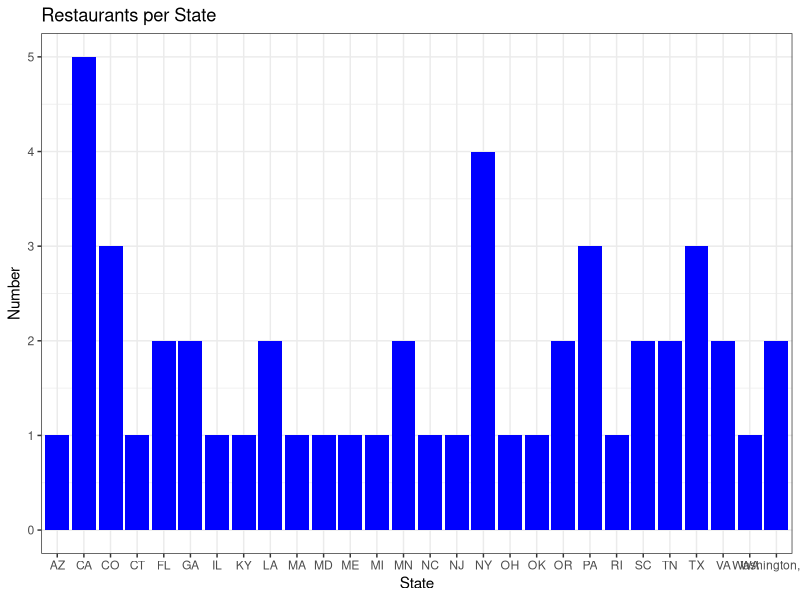
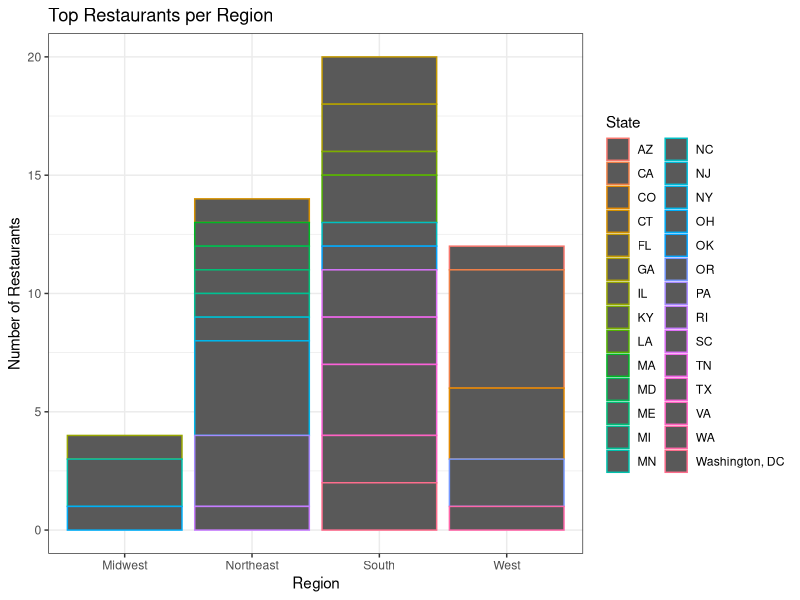
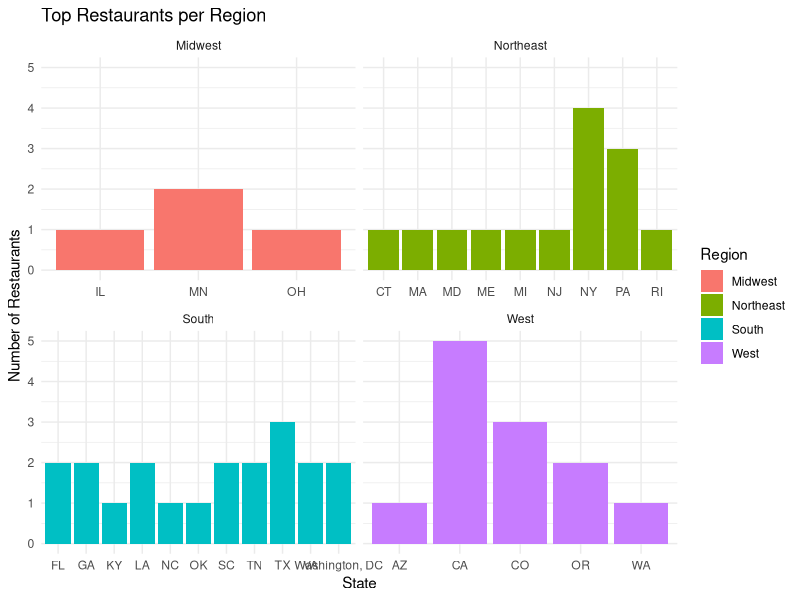
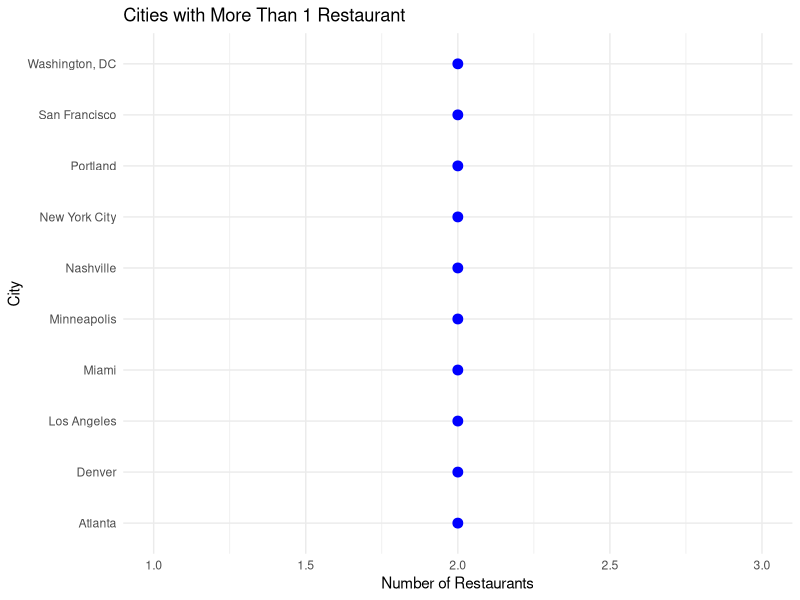
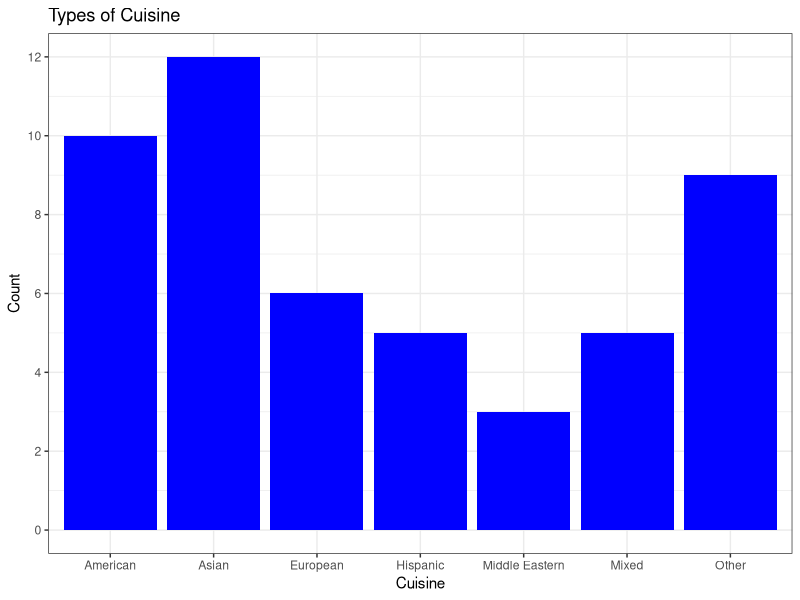
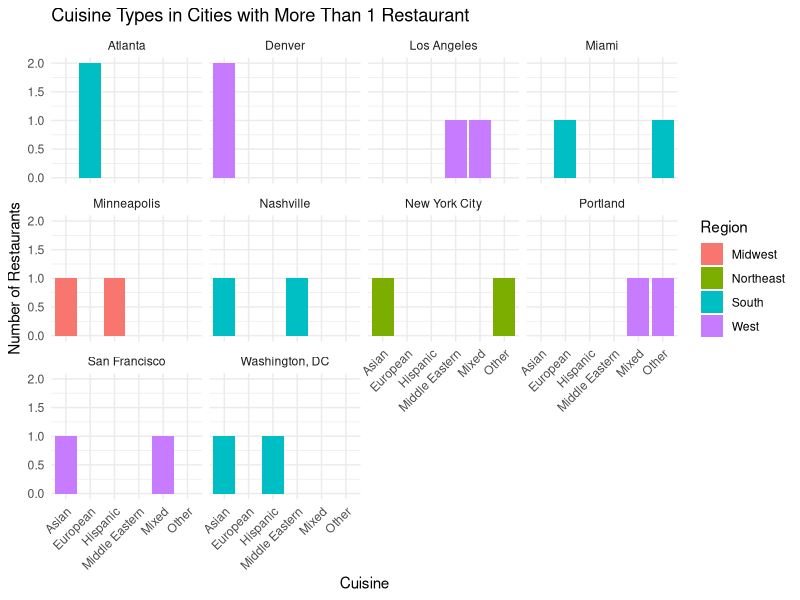
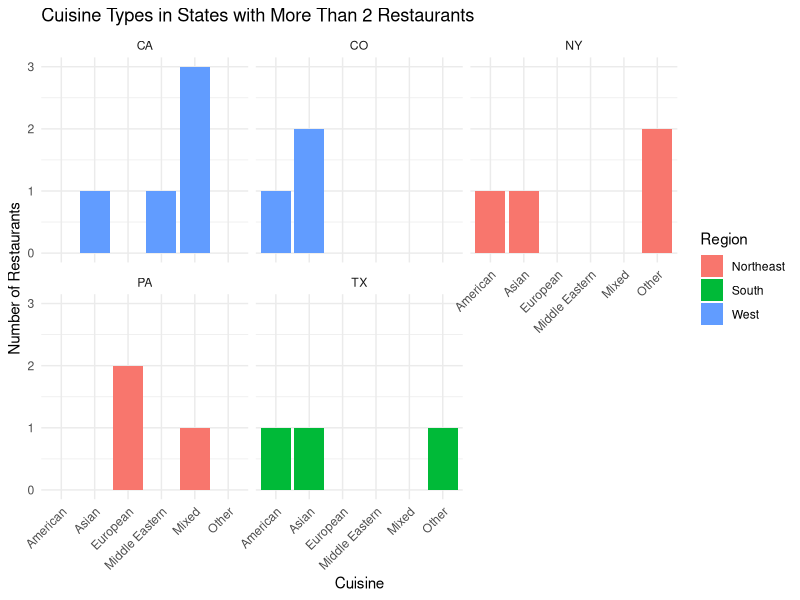
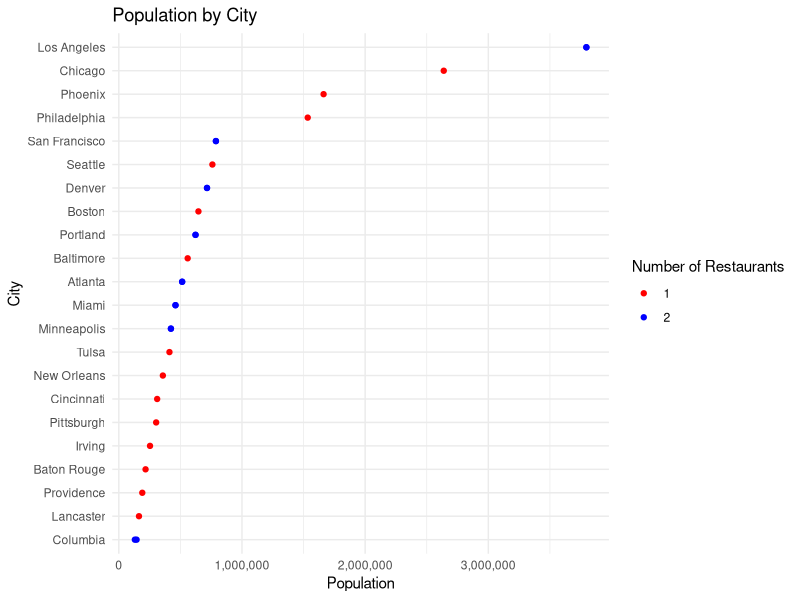

R code for these plots, in order:
## ---- chunk 1
library(tidyverse)
library(ggplot2)
library(dplyr)
## ---- chunk 2
library(readr)
restaurants <- read.csv(file = "./nytimes_best_restaurants_2024.csv",
                        header = TRUE,
                        stringsAsFactors = FALSE)
## ---- chunk 3
#| echo: false
glimpse(restaurants)
## ---- chunk 4
#| echo: false
#| label: restaurants-by-state
#| fig-cap: "Figure 1: Bar graph showing how many top rated restaurants are in each state."
ggplot(restaurants, aes(state)) +
  geom_bar(fill = "blue") +
  theme_bw() +
  labs(x = "State", y = "Number", title = "Restaurants per State")
## ---- chunk 5
restaurants |>
  summarize(nds = n_distinct(state))
## ---- chunk 6
#| echo: false

state_n <- restaurants %>% 
  count(state, name = "n_restaurants") %>%
  arrange(desc(n_restaurants))

print(state_n)
## ---- chunk 7
#| echo: false
#| label: restaurants-by-region
#| fig-cap: "Figure 2: Bar graph showing how many top restaurants are in each region. "
#| 
restaurants_region <- restaurants |> 
  mutate(region = case_when(
      state %in% c("AZ", "CA", "CO", "OR", "WA") ~ "West",
      state %in% c("IL", "MN", "OH") ~ "Midwest",
      state %in% c("CT", "MA", "ME", "MD", "MI", "NJ", "NY", "RI", "PA") ~ "Northeast",
      state %in% c("FL", "GA", "KY", "LA", "NC", "OK", "SC", "TN", "TX", "VA", "Washington, DC") ~ "South"
    ))

ggplot(restaurants_region, aes(region)) +
  geom_bar(aes(color = state)) +
  theme_bw() +
  labs(x = "Region", y = "Number of Restaurants", title = "Top Restaurants per Region", color = "State")
## ---- chunk 8
#| echo: false
#| label: restaurants-by-region-2
#| fig-cap: "Figure 3: Faceted bar graph showing how many top restaurants are in each region. "

ggplot(restaurants_region, aes(state)) +
  geom_bar(aes(fill = region)) +
  facet_wrap(~ region, scales = "free_x") +
  theme(axis.ticks.x = element_blank()) +
  theme_minimal() +
  labs(x = "State", y = "Number of Restaurants", title = "Top Restaurants per Region", fill = "Region") 
## ---- chunk 9
city_count <- restaurants_region %>%
  count(city, name = "n_restaurants") %>%
  filter(n_restaurants > 1) %>%
  summarize(total_cities = n())

print(city_count)
## ---- chunk 10
#| echo: false
#| label: cities-more-than-1
#| fig-cap: "Figure 4: Plot showing the cities with more than 1 restaurant on the NYTimes list."

cities_with_more_than_1 <- restaurants %>%
    count(city, name = "num_restaurants") %>%
    filter(num_restaurants > 1)

ggplot(cities_with_more_than_1, aes(x = reorder(city, num_restaurants), y = num_restaurants)) +
    geom_point(color = "blue", size = 3) +
    scale_y_continuous(limits = c(1, 3)) +
    coord_flip() +
    labs(x = "City", y = "Number of Restaurants", title = "Cities with More Than 1 Restaurant") +
    theme_minimal()
## ---- chunk 11
restaurants |>
  summarize(nds = n_distinct(cuisine_type))
## ---- chunk 12
#| echo: false

cuisine_n <- restaurants %>% 
  count(cuisine_type, name = "n_cuisine") %>%
  arrange(desc(n_cuisine))

print(cuisine_n)
## ---- chunk 13
#| echo: false
#| label: restaurants-by-cuisine
#| fig-cap: "Figure 5: Bar graph showing the types of cuisine, simplified. "

cuisine_restaurants <- restaurants |> 
  mutate(simple_cuisine = case_when(
      cuisine_type %in% c("New American", "Southern", "Oyster, New American", "Soul Food, Southern") ~ "American",
      cuisine_type %in% c("Indian", "Korean", "Vietnamese", "Cantonese", "Chinese, Cantonese", "Hmong", "Laotian", "Levantine", "Thai") ~ "Asian",
      cuisine_type %in% c("Mexican", "Guamanian") ~ "Hispanic",
      cuisine_type %in% c("Persian", "Kurdish, Turkish") ~ "Middle Eastern",
      cuisine_type %in% c("French, New American", "French-Japanese", "Indo-Tex", "Italian, New American", "Thai, Chinese") ~ "Mixed",
      cuisine_type %in% c("French", "Italian, Pizza", "Mediterranean", "Nordic Seafood", "Polish", "Scottish") ~ "European",
      cuisine_type %in% c("Seafood", "Barbecue", "Bistro", "Soul Food", "Raw Bar", "Steakhouse") ~ "Other"
    ))

ggplot(cuisine_restaurants, aes(simple_cuisine)) +
  geom_bar(fill = "blue") +
  theme_bw() +
  labs(x = "Cuisine", y = "Count", title = "Types of Cuisine") +
  scale_y_continuous(breaks = c(0, 2, 4, 6, 8, 10, 12))
## ---- chunk 14
#| echo: false
#| label: cuisine-more-than-1
#| fig-cap: "Figure 6: Faceted bar graph showing the cuisines in cities with more than one restaurant on the NYTimes list."

cuisine_region_restaurants <- restaurants |>
  mutate(simple_cuisine = case_when(
      cuisine_type %in% c("New American", "Southern", "Oyster, New American", "Soul Food, Southern") ~ "American",
      cuisine_type %in% c("Indian", "Korean", "Vietnamese", "Cantonese", "Chinese, Cantonese", "Hmong", "Laotian", "Levantine", "Thai") ~ "Asian",
      cuisine_type %in% c("Mexican", "Guamanian") ~ "Hispanic",
      cuisine_type %in% c("Persian", "Kurdish, Turkish") ~ "Middle Eastern",
      cuisine_type %in% c("French, New American", "French-Japanese", "Indo-Tex", "Italian, New American", "Thai, Chinese") ~ "Mixed",
      cuisine_type %in% c("French", "Italian, Pizza", "Mediterranean", "Nordic Seafood", "Polish", "Scottish") ~ "European",
      cuisine_type %in% c("Seafood", "Barbecue", "Bistro", "Soul Food", "Raw Bar", "Steakhouse") ~ "Other"
    ),
    region = case_when(
      state %in% c("AZ", "CA", "CO", "OR", "WA") ~ "West",
      state %in% c("IL", "MN", "OH") ~ "Midwest",
      state %in% c("CT", "MA", "ME", "MD", "MI", "NJ", "NY", "RI", "PA") ~ "Northeast",
      state %in% c("FL", "GA", "KY", "LA", "NC", "OK", "SC", "TN", "TX", "VA", "Washington, DC") ~ "South"
    ))

cities_with_more_than_1 <- cuisine_region_restaurants %>%
    count(city, name = "num_restaurants") %>%
    filter(num_restaurants > 1) %>%
    pull(city)

filtered_data <- cuisine_region_restaurants %>%
    filter(city %in% cities_with_more_than_1, !is.na(simple_cuisine))

ggplot(filtered_data, aes(x = simple_cuisine, fill = region)) +
    geom_bar() +
    facet_wrap(~ city, scales = "fixed") +  
    labs(x = "Cuisine", y = "Number of Restaurants", title = "Cuisine Types in Cities with More Than 1 Restaurant", fill = "Region"
    ) +
    theme_minimal() +
    theme(axis.text.x = element_text(angle = 45, hjust = 1))
## ---- chunk 15
states_with_more_than_1 <- restaurants %>%
    count(state, name = "num_restaurants") %>%
    filter(num_restaurants > 1)

states_with_more_than_1 %>%
    arrange(desc(num_restaurants))
## ---- chunk 16
#| echo: false
#| label: cuisine-more-than-2
#| fig-cap: "Figure 7: Faceted bar graph showing the cuisines in states with more than two restaurants on the NYTimes list."

cuisine_region_restaurants <- restaurants |>
  mutate(simple_cuisine = case_when(
      cuisine_type %in% c("New American", "Southern", "Oyster, New American", "Soul Food, Southern") ~ "American",
      cuisine_type %in% c("Indian", "Korean", "Vietnamese", "Cantonese", "Chinese, Cantonese", "Hmong", "Laotian", "Levantine", "Thai") ~ "Asian",
      cuisine_type %in% c("Mexican", "Guamanian") ~ "Hispanic",
      cuisine_type %in% c("Persian", "Kurdish, Turkish") ~ "Middle Eastern",
      cuisine_type %in% c("French, New American", "French-Japanese", "Indo-Tex", "Italian, New American", "Thai, Chinese") ~ "Mixed",
      cuisine_type %in% c("French", "Italian, Pizza", "Mediterranean", "Nordic Seafood", "Polish", "Scottish") ~ "European",
      cuisine_type %in% c("Seafood", "Barbecue", "Bistro", "Soul Food", "Raw Bar", "Steakhouse") ~ "Other"
    ),
    region = case_when(
      state %in% c("AZ", "CA", "CO", "OR", "WA") ~ "West",
      state %in% c("IL", "MN", "OH") ~ "Midwest",
      state %in% c("CT", "MA", "ME", "MD", "MI", "NJ", "NY", "RI", "PA") ~ "Northeast",
      state %in% c("FL", "GA", "KY", "LA", "NC", "OK", "SC", "TN", "TX", "VA", "Washington, DC") ~ "South"
    ))

states_with_more_than_2 <- cuisine_region_restaurants %>%
    count(state, name = "num_restaurants") %>%
    filter(num_restaurants > 2) %>%
    pull(state)

filtered_data <- cuisine_region_restaurants %>%
    filter(state %in% states_with_more_than_2, !is.na(simple_cuisine))

ggplot(filtered_data, aes(x = simple_cuisine, fill = region)) +
    geom_bar() +
    facet_wrap(~ state, scales = "fixed") +  
    labs(x = "Cuisine", y = "Number of Restaurants", title = "Cuisine Types in States with More Than 2 Restaurants", fill = "Region"
    ) +
    theme_minimal() +
    theme(axis.text.x = element_text(angle = 45, hjust = 1))
## ---- chunk 17
#| echo: false

goodhotfish <- restaurants %>%
  filter(state == "NC")
  
print(goodhotfish)
## ---- chunk 18
library(readr)
populations <- 
  read.csv("./Population of all US Cities 2024.csv")

glimpse(populations)
## ---- chunk 19
colnames(populations)
colnames(restaurants)
## ---- chunk 20
#| echo: false

populations <- populations %>%
  rename(
    city = US.City,
    state = US.State
  )

combined_data <- inner_join(populations, restaurants, by = c("city"))

glimpse(combined_data)
## ---- chunk 21
#| echo: false
#| label: city_population
#| fig-cap: "Figure 8: Dot plot showing the population of cities, colored by the amount of restaurants in that city."

city_n <- combined_data %>% 
  count(city, name = "n_restaurants")

combined_data <- combined_data %>%
  left_join(city_n, by = "city")

ggplot(combined_data, aes(x = reorder(city, Population.2024), y = Population.2024, color = as.factor(n_restaurants))) +
  geom_point() +
  coord_flip() +
  theme_minimal() +
  labs(title = "Population by City", x = "City", y = "Population", color = "Number of Restaurants") +
  scale_color_manual(values = c("1" = "red", "2" = "blue")) +
  scale_y_continuous(labels = scales::comma)
## ---- chunk 22
#| echo: false
#| label: state_population
#| fig-cap: "Figure 9: Dot plot showing the population of states, colored by the amount of restaurants in that state. The states with multiple population dots had multiple cities on the restaurant list."

state_n <- combined_data %>% 
  count(state.y, name = "state_n_restaurants")

combined_data <- combined_data %>%
  left_join(state_n, by = "state.y")

ggplot(combined_data, aes(x = reorder(state.y, Population.2024), y = Population.2024, color = as.factor(state_n_restaurants))) +
  geom_point() +
  coord_flip() +
  theme_minimal() +
  labs(title = "Population by State", x = "State", y = "Population", color = "Number of Restaurants") +
  scale_color_manual(values = c("1" = "red", "2" = "blue", "3" = "purple", "4" = "green")) +
  scale_y_continuous(labels = scales::comma)
## ---- chunk 23
#| echo: false
#| label: area_restaurants
#| fig-cap: "Figure 10: Dot plot showing the city area, colored by the amount of restaurants in that city."

ggplot(combined_data, aes(x = reorder(city, Area..mile2.), y = Area..mile2., color = as.factor(n_restaurants))) +
  geom_point() +
  coord_flip() +
  theme_minimal() +
  labs(title = "Number of Restaurants by City Area", x = "City", y = "City Area", color = "Number of Restaurants") +
  scale_color_manual(values = c("1" = "red", "2" = "blue")) +
  scale_y_continuous(labels = scales::comma)
## ---- chunk 24
#| echo: false
#| label: density_restaurants
#| fig-cap: "Figure 11: Dot plot showing the city density, colored by the amount of restaurants in that city."

ggplot(combined_data, aes(x = reorder(city, Density...mile2.), y = Density...mile2., color = as.factor(n_restaurants))) +
  geom_point() +
  coord_flip() +
  theme_minimal() +
  labs(title = "Number of Restaurants by City Density", x = "City", y = "City Density", color = "Number of Restaurants") +
  scale_color_manual(values = c("1" = "red", "2" = "blue")) +
  scale_y_continuous(labels = scales::comma)
